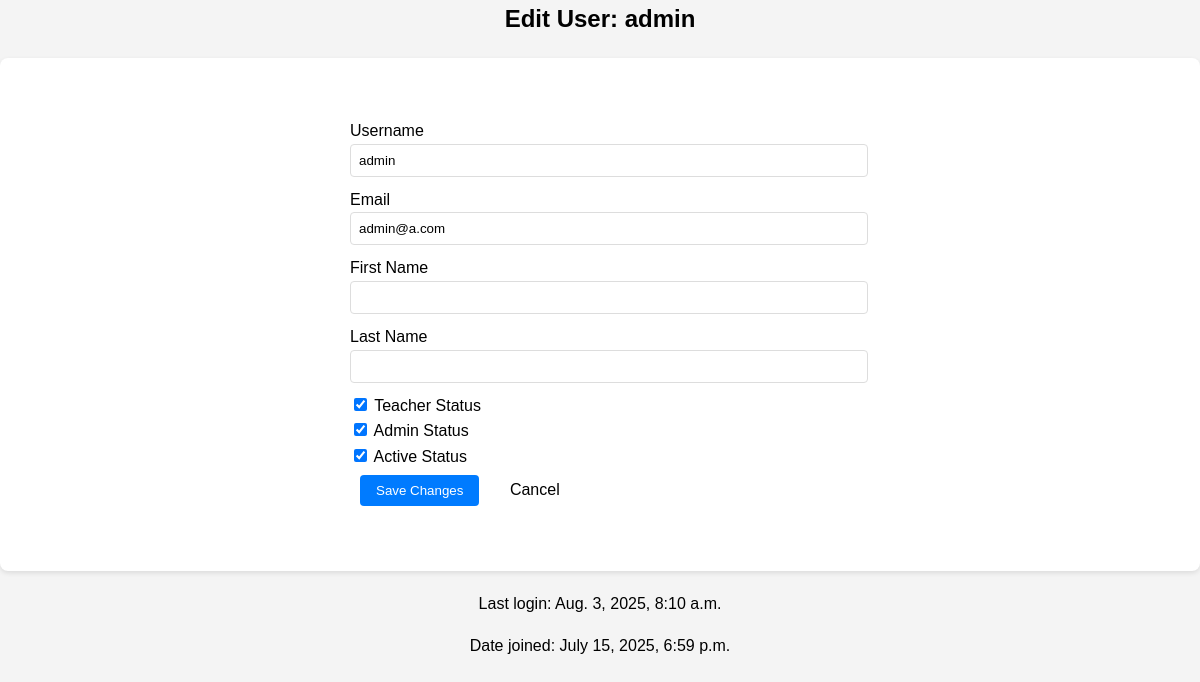
The page /edit-user/1/ (signed in) on the database its author committed.
### portal/models.py (models this page shows)
class User(AbstractUser):
    is_teacher = models.BooleanField(default=False)
    is_admin = models.BooleanField(default=False)
    groups = models.ManyToManyField(
        'auth.Group',
        related_name='portal_user_set',
        blank=True,
        help_text='The groups this user belongs to.',
        verbose_name='groups'
    )
    user_permissions = models.ManyToManyField(
        'auth.Permission',
        related_name='portal_user_set',
        blank=True,
        help_text='Specific permissions for this user.',
        verbose_name='user permissions'
    )

### adminportal/views.py (the view)
# urls.py: path('edit-user/<int:user_id>/', views.edit_user, name='edit_user'),
@login_required
@user_passes_test(is_admin)
def edit_user(request, user_id):
    user_to_edit = get_object_or_404(User, id=user_id)
    if request.method == 'POST':
        form = AdminUserEditForm(request.POST, instance=user_to_edit)
        if form.is_valid():
            form.save()
            messages.success(request, f'User {user_to_edit.username} updated successfully.')
            return redirect('manage_users')
    else:
        form = AdminUserEditForm(instance=user_to_edit)
    return render(request, 'admin/edit_user.html', {
        'form': form,
        'user_to_edit': user_to_edit
    })

### adminportal/forms.py
class AdminUserEditForm(forms.ModelForm):
    class Meta:
        model = User
        fields = ['username', 'email', 'first_name', 'last_name',
                 'is_teacher', 'is_admin', 'is_active']
        widgets = {
            'username': forms.TextInput(attrs={'class': 'form-control'}),
            'email': forms.EmailInput(attrs={'class': 'form-control'}),
            'first_name': forms.TextInput(attrs={'class': 'form-control'}),
            'last_name': forms.TextInput(attrs={'class': 'form-control'}),
            'is_teacher': forms.CheckboxInput(attrs={'class': 'form-check-input'}),
            'is_admin': forms.CheckboxInput(attrs={'class': 'form-check-input'}),
            'is_active': forms.CheckboxInput(attrs={'class': 'form-check-input'}),
        }

### adminportal/views.py (called while the page is built)
def is_admin(user):
    return user.is_admin

### adminportal/templates/admin/edit_user.html (shortened to what this page needs)
{% extends 'base.html' %}
{% block content %}
<div class="container">
    <h2 class="mb-4">Edit User: {{ user_to_edit.username }}</h2>
    <div class="card">
        <div class="card-body">
            <form method="post">
                <div class="mb-3">
                    <label for="{{ form.username.id_for_label }}" class="form-label">Username</label>
                    {{ form.username }}
                </div>
                <div class="mb-3">
                    <label for="{{ form.email.id_for_label }}" class="form-label">Email</label>
                    {{ form.email }}
                </div>
                <div class="mb-3">
                    <label for="{{ form.first_name.id_for_label }}" class="form-label">First Name</label>
                    {{ form.first_name }}
                </div>
                <div class="mb-3">
                    <label for="{{ form.last_name.id_for_label }}" class="form-label">Last Name</label>
                    {{ form.last_name }}
                </div>
                <div class="mb-3 form-check">
                    {{ form.is_teacher }}
                    <label class="form-check-label" for="{{ form.is_teacher.id_for_label }}">
                        Teacher Status
                    </label>
                </div>
                <div class="mb-3 form-check">
                    {{ form.is_admin }}
                    <label class="form-check-label" for="{{ form.is_admin.id_for_label }}">
                        Admin Status
                    </label>
                </div>
                <div class="mb-3 form-check">
                    {{ form.is_active }}
                    <label class="form-check-label" for="{{ form.is_active.id_for_label }}">
                        Active Status
                    </label>
                </div>
                <div class="mt-4">
                    <button type="submit" class="btn btn-primary">Save Changes</button>
                    <a href="{% url 'manage_users' %}" class="btn btn-secondary">Cancel</a>
                </div>
            </form>
        </div>
    </div>
    <div class="mt-3">
        <p class="text-muted">Last login: {{ user_to_edit.last_login|default:"Never" }}</p>
        <p class="text-muted">Date joined: {{ user_to_edit.date_joined }}</p>
    </div>
</div>
{% endblock %}

### static/css/style.css (style rules this page uses)
body { font-family: 'Arial', sans-serif; line-height: 1.6; margin: 0; padding: 0; background-color: #f4f4f4; }
.container { text-align: center; max-width: 1200px; width: auto; margin: auto; overflow: hidden; }
.card { background: white; border-radius: 8px; box-shadow: 0 2px 5px rgba(0,0,0,0.1); margin-bottom: 20px; transition: transform 0.3s ease; }
.card-body { padding: 20px; text-align: left; margin: 0 auto; max-width: 600px; }
.btn { display: inline-block; padding: 8px 16px; border-radius: 4px; border: none; cursor: pointer; transition: background-color 0.3s ease; text-decoration: none; }
.btn-primary { margin: 5px 10px; padding: 8px 16px; border-radius: 4px; border: none; background-color: #007bff; color: white; text-decoration: none; }
.btn-secondary { color: rgb(0, 0, 0); text-decoration: none; border: none; }
form { background: white; padding: 20px; border-radius: 8px; max-width: 500px; margin: 20px auto; }
.form-control { width: 100%; padding: 8px; margin-bottom: 10px; border: 1px solid #ddd; border-radius: 4px; }
.mb-4 { margin-top: 0; text-align: center; }
a { text-decoration: none; }

### rows shown on the page
User: username "admin", email "admin@a.com", is_teacher "☑", is_admin "☑", is_active "☑", last_login "Aug. 3, 2025, 8:10 a.m.", date_joined "July 15, 2025, 6:59 p.m."
